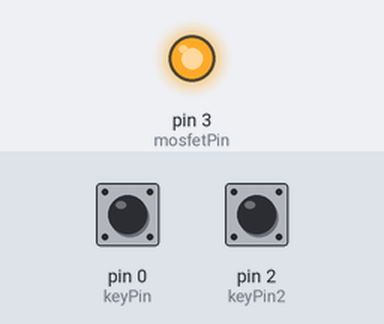
Bench run of a sketch on a simulated Arduino Uno, built with avr-gcc and run on an emulated ATmega328P. On the bench: output pins drawn as LEDs (lit = HIGH). The test bench sets the inputs (shaded band); at power-on: pin 0 (keyPin) LOW, pin 2 (keyPin2) LOW. Sleep ends after the set time or at an interrupt; pins used as bus, display or sensor lines are not drawn.

Above: at 1.8 s.
1.9 s: pin 0 (keyPin) pulled HIGH for 3.2 s
At 2.9 s:
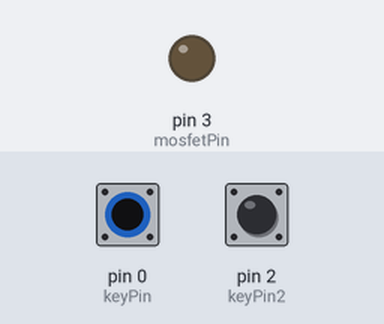
8.1 s: pin 2 (keyPin2) pulled HIGH for 3.2 s
At 10.0 s:
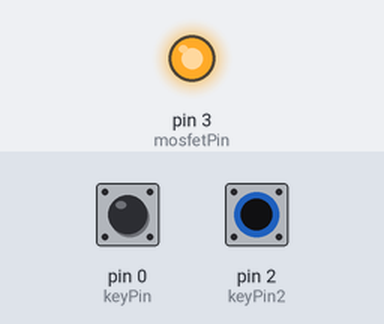
Timing chart, 0 to 14.4 s (numbered marks = the images above; inputs shaded):
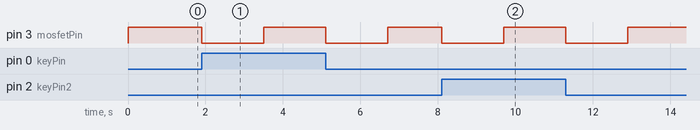

Measured:
- after the input at 1.9 s, pin 3 (mosfetPin): alternates HIGH for 1.6 s and LOW for 1.6 s, starting at once
- after the input at 8.1 s, pin 3 (mosfetPin): alternates HIGH for 1.6 s and LOW for 1.6 s, 4 changes in all, then stays HIGH, starting at once

The sketch:

toy-alarm.ino
```cpp
#include "PinChangeInterrupt.h"

#include <avr/sleep.h>
#include <avr/interrupt.h>

const int keyPin = 0;         // Pin pulled up when key A is pressed on keyfab
const int keyPin2 = 2;        // Pin pulled up when key B is pressed on keyfab

int mosfetPin = 3;            // Pin used for turning on mosfet
int soundTriggerPin = 1;      // Pin used for triggering MP3 player
int soundTriggerPin2 = 4;     // Pin used for triggering MP3 player

volatile int pinToPull = -1;


void setup() {

  pinMode(keyPin, INPUT);
  pinMode(keyPin2, INPUT);

  pinMode(mosfetPin, OUTPUT);         // sets the digital pin as output

  // Setting up the mosfet pin to HIGH (P-CHANNEL)
  digitalWrite (mosfetPin, HIGH);

  // Setting sound triggers to INPUT so the mp3 player doesn't suck
  // power though these pins at startup
  pinMode(soundTriggerPin, INPUT);
  pinMode(soundTriggerPin2, INPUT);
  delay(500);

  // Set sound triggers to output, and set to high (need to pull down to trigger the player)
  pinMode(soundTriggerPin, OUTPUT);   // sets the digital pin as output
  pinMode(soundTriggerPin2, OUTPUT);   // sets the digital pin as output
  delay(100);
  digitalWrite (soundTriggerPin, LOW);  // pins set to low so they dont feed the mp3 player when it's uspposed to be off
  digitalWrite (soundTriggerPin2, LOW); // pins set to low so they dont feed the mp3 player when it's uspposed to be off


} // setup

void sleep() {

    //GIMSK |= _BV(PCIE);                     // Enable Pin Change Interrupts
    attachPCINT(digitalPinToPCINT(keyPin), markTriggered, CHANGE);
    attachPCINT(digitalPinToPCINT(keyPin2), markTriggered2, CHANGE);


    ADCSRA &= ~_BV(ADEN);                   // ADC off
    set_sleep_mode(SLEEP_MODE_PWR_DOWN);    // replaces above statement

    sleep_enable();                         // Sets the Sleep Enable bit in the MCUCR Register (SE BIT)
    sei();                                  // Enable interrupts
    sleep_cpu();                            // sleep

    cli();                                  // Disable interrupts
    detachPCINT(digitalPinToPCINT(keyPin));
    detachPCINT(digitalPinToPCINT(keyPin2));
    sleep_disable();                        // Clear SE bit
    ADCSRA |= _BV(ADEN);                    // ADC on
    sei();                                  // Enable interrupts
    } // sleep

void markTriggered(void) {
  pinToPull = soundTriggerPin;
}

void markTriggered2(void) {
  pinToPull = soundTriggerPin2;
}


void loop() {
  sleep();
  if (pinToPull >= 0) {
    // Play sound
    digitalWrite(mosfetPin, LOW);      // Turn on power to mp3 player
    digitalWrite (soundTriggerPin, HIGH);  // pins set to high
    digitalWrite (soundTriggerPin2, HIGH); // pins set to high

    delay(300);
    digitalWrite(pinToPull, LOW);  // Trigger sound
    delay(100);
    digitalWrite (soundTriggerPin, HIGH);  // stop trigger
    digitalWrite (soundTriggerPin2, HIGH); // stop trigger

    delay(1200);                          // let it play for 1 sec
    digitalWrite(mosfetPin, HIGH);       // Turn off power
    digitalWrite (soundTriggerPin, LOW);  // pins set to low so they dont feed the mp3 player when it's uspposed to be off
    digitalWrite (soundTriggerPin2, LOW); // pins set to low so they dont feed the mp3 player when it's uspposed to be off


    // Reset stuff
    pinToPull = -1;
  }

}
```
